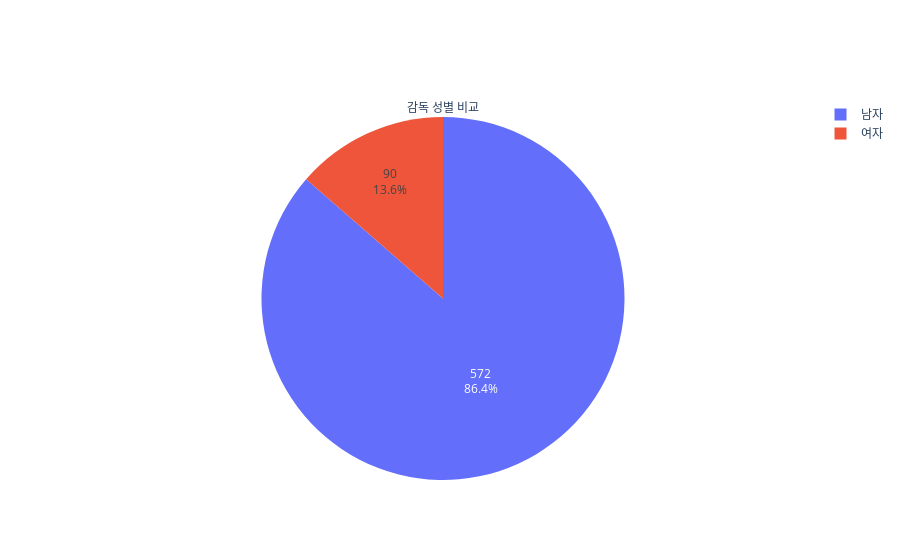

Notebook code for this chart:
### Code cell
labels = films['감독성별'].value_counts().index
values = films['감독성별'].value_counts().values

fig = go.Figure(data=[go.Pie(labels=labels,text=values, values=values, title='감독 성별 비교')])
fig.show()

### Figure 1 — Plotly figure (JSON) as saved in the notebook; plotly's stock layout.template omitted (floating-point values rounded to 4 significant figures)
{"data": [{"labels": ["남자", "여자"], "text": [572, 90], "title": {"text": "감독 성별 비교"}, "type": "pie", "values": [572, 90]}], "layout": {}}
